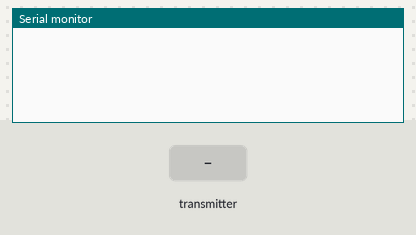
This program was run on a simulated ESP32. Shown: the last lines printed to the serial monitor. Inputs (shaded band) come from the test bench.

Above: at 1.2 s.
1.3 s: the transmitter starts sending peakValue = 0
At 1.66 s:
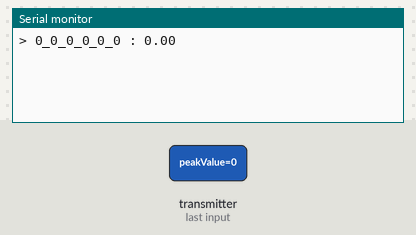
3.3 s: the transmitter starts sending macAddress.0 = 255
At 3.66 s:
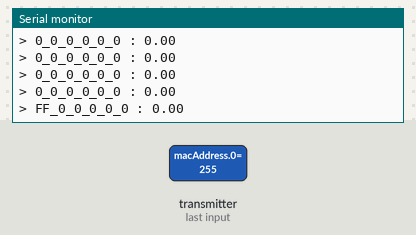
5.3 s: the transmitter starts sending macAddress.1 = 255
At 5.66 s:
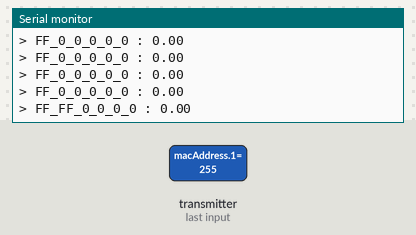
7.3 s: the transmitter starts sending macAddress.2 = 255
At 7.66 s:
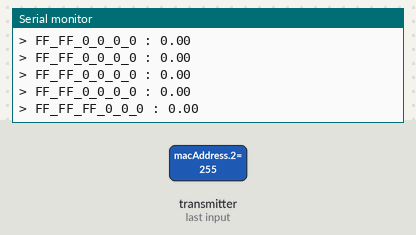
9.3 s: the transmitter starts sending macAddress.3 = 255
At 9.66 s:
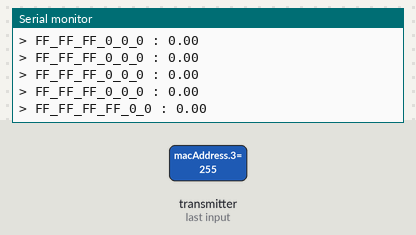
11.3 s: the transmitter starts sending macAddress.4 = 255
At 11.66 s:
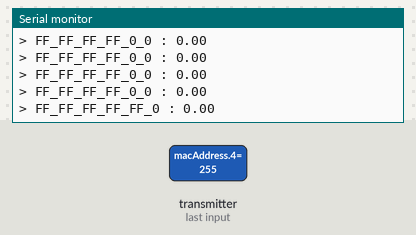

The program:

main.cpp
```cpp
// (licence header left out)
#include <esp_now.h>
#include <WiFi.h>

// Structure example to receive data
// Must match the sender structure
typedef struct struct_message {
    float peakValue;
    uint8_t macAddress[6];
    char deviceName[20];
  } struct_message;

// Create a struct_message called myData
struct_message myData;

// callback function that will be executed when data is received
void OnDataRecv(const uint8_t * mac, const uint8_t *incomingData, int len) {
  memcpy(&myData, incomingData, sizeof(myData));

  // if the device name is not null, print the device name
  if (myData.deviceName[0] != '\0') {
    Serial.print(">");
    Serial.print(myData.deviceName);
    Serial.print(" : ");
  }else {
    Serial.print("> ");
    for (int i = 0; i < 6; i++) {
      Serial.print(myData.macAddress[i], HEX);
      if (i < 5){
        Serial.print("_");
      }
    }
    Serial.print(" : ");
  }


  Serial.println(myData.peakValue);

}

void setup() {
  // Initialize Serial Monitor
  Serial.begin(115200);

  // Set device as a Wi-Fi Station
  WiFi.mode(WIFI_STA);

  // Init ESP-NOW
  if (esp_now_init() != ESP_OK) {
    Serial.println("Error initializing ESP-NOW");
    return;
  }

  // Once ESPNow is successfully Init, we will register for recv CB to
  // get recv packer info
  esp_now_register_recv_cb(OnDataRecv);
}

void loop() {

}
```

Measured:
- after the input at 1.3 s, the serial monitor: prints a new line after 0.05 s (image 1)
- after the input at 3.3 s, the serial monitor: prints a new line after 0.05 s (image 2)
- after the input at 5.3 s, the serial monitor: prints a new line after 0.05 s (image 3)
- after the input at 7.3 s, the serial monitor: prints a new line after 0.05 s (image 4)
- after the input at 9.3 s, the serial monitor: prints a new line after 0.05 s (image 5)
- after the input at 11.3 s, the serial monitor: prints a new line after 0.05 s (image 6)
